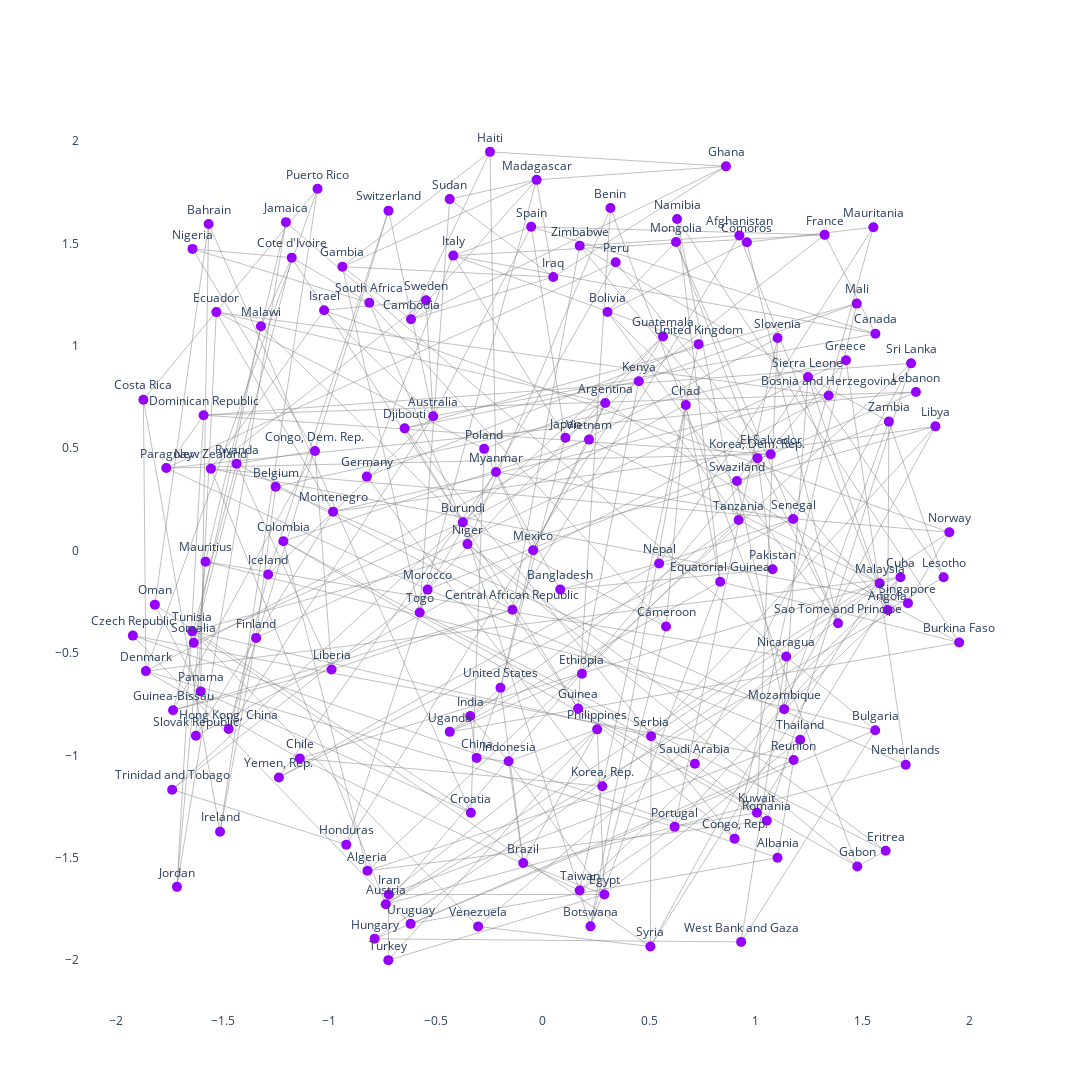

The code cell stored with this chart in its notebook:
### Code cell
import plotly.graph_objects as go

pos = nx.spring_layout(g, dim=2, iterations=10, weight='weight', scale=2)

# Create a DataFrame for nodes
node_x = []
node_y = []
for node in g.nodes():
    x, y = pos[node]
    node_x.append(x)
    node_y.append(y)
    
# Create a DataFrame for edges
edge_x = []
edge_y = []
for edge in g.edges():
    x0, y0 = pos[edge[0]]
    x1, y1 = pos[edge[1]]
    edge_x.append(x0)
    edge_x.append(x1)
    edge_x.append(None)  # For a break between edges
    edge_y.append(y0)
    edge_y.append(y1)
    edge_y.append(None)  # For a break between edges

# Create the plot
fig = go.Figure()

# Add edges to the plot
fig.add_trace(go.Scatter(x=edge_x, y=edge_y,
                         line=dict(width=0.5, color='gray'),
                         hoverinfo='none',
                         mode='lines'))

# Add nodes to the plot
fig.add_trace(go.Scatter(x=node_x, y=node_y,
                         mode='markers+text',  # Show both markers and labels
                         marker=dict(size=10, color='#9500ff'),
                         text=[str(node) for node in g.nodes()],  # Add node labels
                         textposition='top center',
                         hoverinfo='text'))

# Update layout for better aesthetics and set figure size
fig.update_layout(
    showlegend=False,
    xaxis=dict(showgrid=False, zeroline=False),
    yaxis=dict(showgrid=False, zeroline=False),
    plot_bgcolor='white',
    width=1200,  # Set the figure width
    height=1500   # Set the figure height
)

# Display the plot
fig.show()

### Figure 1 — Plotly figure (JSON) as saved in the notebook; plotly's stock layout.template omitted (floating-point values rounded to 4 significant figures; data arrays with more than 128 entries replaced by an {"elided": "..."} marker saying what was removed)
{"data": [{"hoverinfo": "none", "line": {"color": "gray", "width": 0.5}, "mode": "lines", "type": "scatter", "x": {"elided": "837 float values"}, "y": {"elided": "837 float values"}}, {"hoverinfo": "text", "marker": {"color": "#9500ff", "size": 10}, "mode": "markers+text", "text": {"elided": "142 str values"}, "textposition": "top center", "type": "scatter", "x": {"elided": "142 float values"}, "y": {"elided": "142 float values"}}], "layout": {"height": 1500, "plot_bgcolor": "white", "showlegend": false, "width": 1200, "xaxis": {"showgrid": false, "zeroline": false}, "yaxis": {"showgrid": false, "zeroline": false}}}
